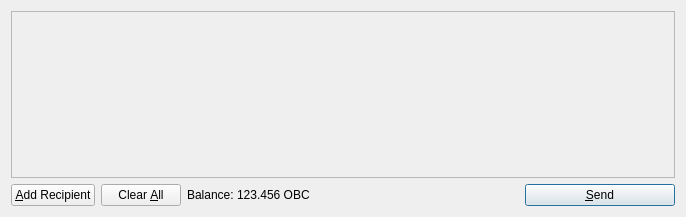
<?xml version="1.0" encoding="UTF-8"?>
<ui version="4.0">
 <class>SendCoinsDialog</class>
 <widget class="QDialog" name="SendCoinsDialog">
  <property name="geometry">
   <rect>
    <x>0</x>
    <y>0</y>
    <width>686</width>
    <height>217</height>
   </rect>
  </property>
  <property name="windowTitle">
   <string>Send Coins</string>
  </property>
  <layout class="QVBoxLayout" name="verticalLayout">
   <item>
    <widget class="QScrollArea" name="scrollArea">
     <property name="widgetResizable">
      <bool>true</bool>
     </property>
     <widget class="QWidget" name="scrollAreaWidgetContents">
      <property name="geometry">
       <rect>
        <x>0</x>
        <y>0</y>
        <width>666</width>
        <height>165</height>
       </rect>
      </property>
      <layout class="QVBoxLayout" name="verticalLayout_2">
       <property name="margin">
        <number>0</number>
       </property>
       <item>
        <layout class="QVBoxLayout" name="entries">
         <property name="spacing">
          <number>6</number>
         </property>
        </layout>
       </item>
       <item>
        <spacer name="verticalSpacer">
         <property name="orientation">
          <enum>Qt::Vertical</enum>
         </property>
         <property name="sizeHint" stdset="0">
          <size>
           <width>20</width>
           <height>40</height>
          </size>
         </property>
        </spacer>
       </item>
      </layout>
     </widget>
    </widget>
   </item>
   <item>
    <layout class="QHBoxLayout" name="horizontalLayout">
     <item>
      <widget class="QPushButton" name="addButton">
       <property name="toolTip">
        <string>Send to multiple recipients at once</string>
       </property>
       <property name="text">
        <string>&amp;Add Recipient</string>
       </property>
       <property name="icon">
        <iconset resource="../bitcoin.qrc">
         <normaloff>:/icons/add</normaloff>:/icons/add</iconset>
       </property>
       <property name="autoDefault">
        <bool>false</bool>
       </property>
      </widget>
     </item>
     <item>
      <widget class="QPushButton" name="clearButton">
       <property name="sizePolicy">
        <sizepolicy hsizetype="Minimum" vsizetype="Fixed">
         <horstretch>0</horstretch>
         <verstretch>0</verstretch>
        </sizepolicy>
       </property>
       <property name="toolTip">
        <string>Remove all transaction fields</string>
       </property>
       <property name="text">
        <string>Clear &amp;All</string>
       </property>
       <property name="icon">
        <iconset resource="../bitcoin.qrc">
         <normaloff>:/icons/remove</normaloff>:/icons/remove</iconset>
       </property>
       <property name="autoRepeatDelay">
        <number>300</number>
       </property>
       <property name="autoDefault">
        <bool>false</bool>
       </property>
      </widget>
     </item>
     <item>
      <layout class="QHBoxLayout" name="horizontalLayout_2">
       <property name="spacing">
        <number>3</number>
       </property>
       <item>
        <widget class="QLabel" name="label">
         <property name="text">
          <string>Balance:</string>
         </property>
        </widget>
       </item>
       <item>
        <widget class="QLabel" name="labelBalance">
         <property name="cursor">
          <cursorShape>IBeamCursor</cursorShape>
         </property>
         <property name="text">
          <string>123.456 OBC</string>
         </property>
         <property name="textInteractionFlags">
          <set>Qt::LinksAccessibleByMouse|Qt::TextSelectableByKeyboard|Qt::TextSelectableByMouse</set>
         </property>
        </widget>
       </item>
      </layout>
     </item>
     <item>
      <spacer name="horizontalSpacer">
       <property name="orientation">
        <enum>Qt::Horizontal</enum>
       </property>
       <property name="sizeHint" stdset="0">
        <size>
         <width>40</width>
         <height>20</height>
        </size>
       </property>
      </spacer>
     </item>
     <item>
      <widget class="QPushButton" name="sendButton">
       <property name="minimumSize">
        <size>
         <width>150</width>
         <height>0</height>
        </size>
       </property>
       <property name="toolTip">
        <string>Confirm the send action</string>
       </property>
       <property name="text">
        <string>&amp;Send</string>
       </property>
       <property name="icon">
        <iconset resource="../bitcoin.qrc">
         <normaloff>:/icons/send</normaloff>:/icons/send</iconset>
       </property>
       <property name="default">
        <bool>true</bool>
       </property>
      </widget>
     </item>
    </layout>
   </item>
  </layout>
 </widget>
 <resources>
  <include location="../bitcoin.qrc"/>
 </resources>
 <connections/>
</ui>
